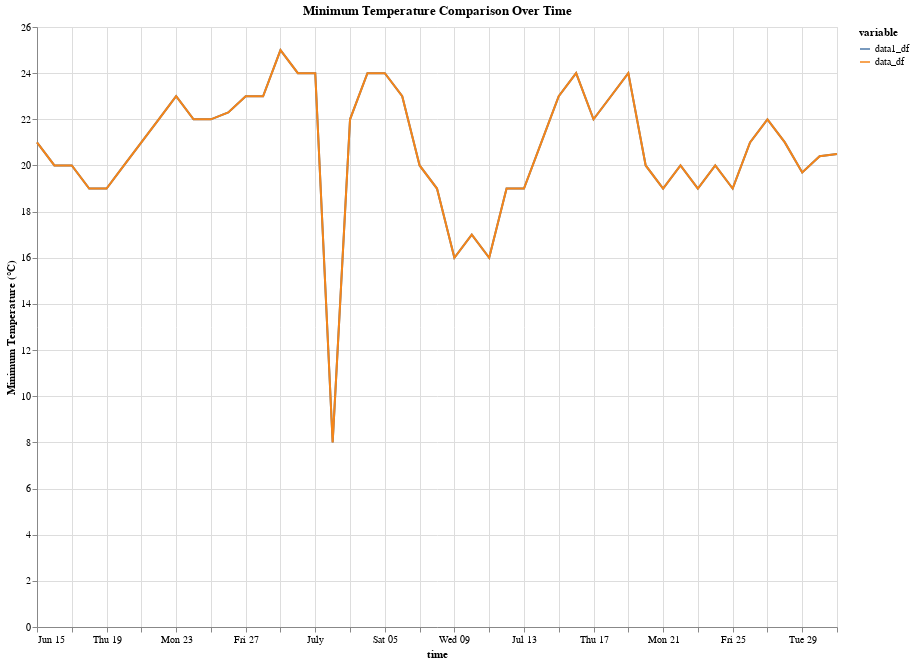

Write notebook code for a chart like this one.
### Code cell
# plot tmin for data_df.tmin et data1_df.tmin, on the same graph with Altair
# Combine the 'tmin' data from both dataframes
combined_tmin_df = pd.concat([data_df['tmin'].rename('data_df'), data1_df['tmin'].rename('data1_df')], axis=1)

# Plot tmin for both dataframes against time
chart_tmin_comparison = alt.Chart(combined_tmin_df.reset_index()).mark_line().encode(
    x='time:T',
    y=alt.Y('value:Q', title='Minimum Temperature (°C)'),
    color='variable:N'
).transform_fold(
    ['data1_df', 'data_df'],
    as_=['variable', 'value']
).properties(
    title='Minimum Temperature Comparison Over Time',
    height=600, # Set height for the temperature chart
    width=800   # Set width for the temperature chart
)

# Display the chart
chart_tmin_comparison

### Figure 1 — Vega-Lite specification as saved in the notebook (floating-point values rounded to 4 significant figures)
{"config": {"view": {"continuousWidth": 300, "continuousHeight": 300}}, "data": {"name": "data-4115ed9a5661028a55a6d76294792b9b"}, "mark": {"type": "line"}, "encoding": {"color": {"field": "variable", "type": "nominal"}, "x": {"field": "time", "type": "temporal"}, "y": {"field": "value", "title": "Minimum Temperature (°C)", "type": "quantitative"}}, "height": 600, "title": "Minimum Temperature Comparison Over Time", "transform": [{"fold": ["data1_df", "data_df"], "as": ["variable", "value"]}], "width": 800, "$schema": "https://vega.github.io/schema/vega-lite/v5.20.1.json", "datasets": {"data-4115ed9a5661028a55a6d76294792b9b": [{"time": "2025-06-15T00:00:00", "data_df": 21.0, "data1_df": 21.0}, {"time": "2025-06-16T00:00:00", "data_df": 20.0, "data1_df": 20.0}, {"time": "2025-06-17T00:00:00", "data_df": 20.0, "data1_df": 20.0}, {"time": "2025-06-18T00:00:00", "data_df": 19.0, "data1_df": 19.0}, {"time": "2025-06-19T00:00:00", "data_df": 19.0, "data1_df": 19.0}, {"time": "2025-06-20T00:00:00", "data_df": 20.0, "data1_df": 20.0}, {"time": "2025-06-21T00:00:00", "data_df": 21.0, "data1_df": 21.0}, {"time": "2025-06-22T00:00:00", "data_df": 22.0, "data1_df": 22.0}, {"time": "2025-06-23T00:00:00", "data_df": 23.0, "data1_df": 23.0}, {"time": "2025-06-24T00:00:00", "data_df": 22.0, "data1_df": 22.0}, {"time": "2025-06-25T00:00:00", "data_df": 22.0, "data1_df": 22.0}, {"time": "2025-06-26T00:00:00", "data_df": 22.3, "data1_df": 22.3}, {"time": "2025-06-27T00:00:00", "data_df": 23.0, "data1_df": 23.0}, {"time": "2025-06-28T00:00:00", "data_df": 23.0, "data1_df": 23.0}, {"time": "2025-06-29T00:00:00", "data_df": 25.0, "data1_df": 25.0}, {"time": "2025-06-30T00:00:00", "data_df": 24.0, "data1_df": 24.0}, {"time": "2025-07-01T00:00:00", "data_df": 24.0, "data1_df": 24.0}, {"time": "2025-07-02T00:00:00", "data_df": 8.0, "data1_df": 8.0}, {"time": "2025-07-03T00:00:00", "data_df": 22.0, "data1_df": 22.0}, {"time": "2025-07-04T00:00:00", "data_df": 24.0, "data1_df": 24.0}, {"time": "2025-07-05T00:00:00", "data_df": 24.0, "data1_df": 24.0}, {"time": "2025-07-06T00:00:00", "data_df": 23.0, "data1_df": 23.0}, {"time": "2025-07-07T00:00:00", "data_df": 20.0, "data1_df": 20.0}, {"time": "2025-07-08T00:00:00", "data_df": 19.0, "data1_df": 19.0}, {"time": "2025-07-09T00:00:00", "data_df": 16.0, "data1_df": 16.0}, {"time": "2025-07-10T00:00:00", "data_df": 17.0, "data1_df": 17.0}, {"time": "2025-07-11T00:00:00", "data_df": 16.0, "data1_df": 16.0}, {"time": "2025-07-12T00:00:00", "data_df": 19.0, "data1_df": 19.0}, {"time": "2025-07-13T00:00:00", "data_df": 19.0, "data1_df": 19.0}, {"time": "2025-07-14T00:00:00", "data_df": 21.0, "data1_df": 21.0}, {"time": "2025-07-15T00:00:00", "data_df": 23.0, "data1_df": 23.0}, {"time": "2025-07-16T00:00:00", "data_df": 24.0, "data1_df": 24.0}, {"time": "2025-07-17T00:00:00", "data_df": 22.0, "data1_df": 22.0}, {"time": "2025-07-18T00:00:00", "data_df": 23.0, "data1_df": 23.0}, {"time": "2025-07-19T00:00:00", "data_df": 24.0, "data1_df": 24.0}, {"time": "2025-07-20T00:00:00", "data_df": 20.0, "data1_df": 20.0}, {"time": "2025-07-21T00:00:00", "data_df": 19.0, "data1_df": 19.0}, {"time": "2025-07-22T00:00:00", "data_df": 20.0, "data1_df": 20.0}, {"time": "2025-07-23T00:00:00", "data_df": 19.0, "data1_df": 19.0}, {"time": "2025-07-24T00:00:00", "data_df": 20.0, "data1_df": 20.0}, {"time": "2025-07-25T00:00:00", "data_df": 19.0, "data1_df": 19.0}, {"time": "2025-07-26T00:00:00", "data_df": 21.0, "data1_df": 21.0}, {"time": "2025-07-27T00:00:00", "data_df": 22.0, "data1_df": 22.0}, {"time": "2025-07-28T00:00:00", "data_df": 21.0, "data1_df": 21.0}, {"time": "2025-07-29T00:00:00", "data_df": 19.7, "data1_df": 19.7}, {"time": "2025-07-30T00:00:00", "data_df": 20.4, "data1_df": 20.4}, {"time": "2025-07-31T00:00:00", "data_df": 20.5, "data1_df": 20.5}]}}
